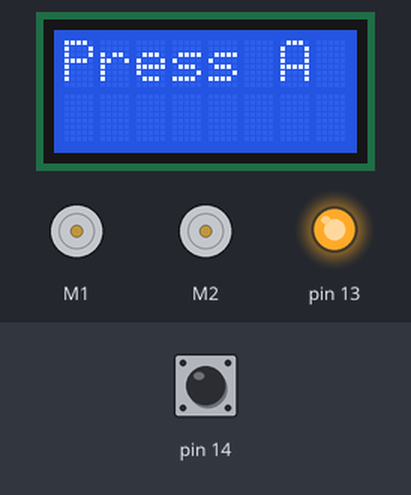
The sketch below on a simulated Arduino Leonardo, built with avr-gcc and run on an emulated ATmega32U4. Parts: 8×2 character LCD, 2 × DC motor (green arrow = forward, orange = backward, longer = faster), output pins drawn as LEDs (lit = HIGH). Inputs (shaded band) come from the test bench; at power-on: pin 14 HIGH.

Above: at 0.8 s.
0.9 s: pin 14 pulled LOW for 0.15 s
At 1.7 s:
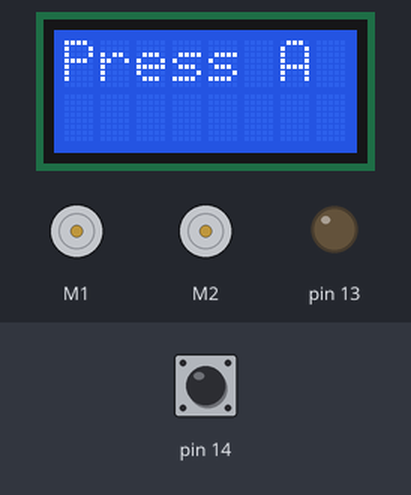
4.0 s: pin 14 pulled LOW for 1 s
At 5.5 s:
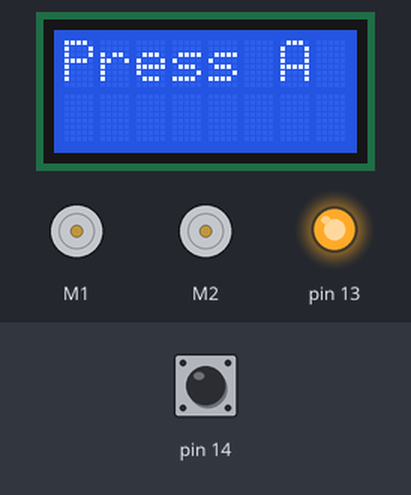
6.5 s: pin 14 pulled LOW for 3.2 s
At 11.05 s:
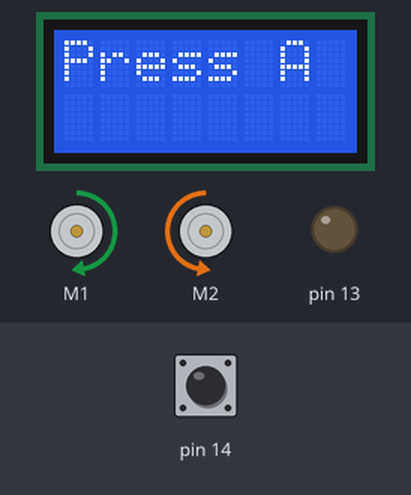
Timing chart, 0 to 18.7 s (numbered marks = the images above; inputs shaded):
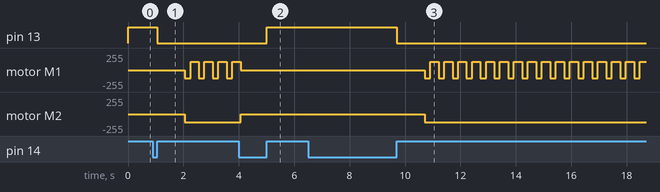

The sketch:

mech16.ino
```cpp
#include <Zumo32U4.h>
#define QTR_THRESHOLD     1000 // ラインセンサの閾値
#define REVERSE_SPEED     200  // 後退スピード
#define TURN_SPEED        200
#define FORWARD_SPEED     200
#define REVERSE_DURATION  200  // 後退時間
#define TURN_DURATION     300  // 旋回時間
Zumo32U4LCD         lcd;
Zumo32U4ButtonA     buttonA;
Zumo32U4Motors      motors;
Zumo32U4LineSensors lineSensors;
unsigned int lineSensorValues[3];
void waitForButtonPres(){
  ledYellow(1);
  lcd.clear();
  lcd.print(F("Press A"));
  buttonA.waitForButton();
  ledYellow(0);
  delay(1000);
}
void setup(){
  lineSensors.initThreeSensors();
  waitForButtonPres();
}
void loop(){
  if(buttonA.isPressed()){
    // ボタンAが押されたら動作を停止する
    motors.setSpeeds(0, 0);
    buttonA.waitForRelease();
    waitForButtonPres();
  }
  lineSensors.read(lineSensorValues);
  if(lineSensorValues[0] < QTR_THRESHOLD){
    // 左側のセンサがラインを検出したら，後退し右側に旋回する
    motors.setSpeeds(-REVERSE_SPEED, -REVERSE_SPEED);
    delay(REVERSE_DURATION);
    motors.setSpeeds(TURN_SPEED, -TURN_SPEED);
    delay(TURN_DURATION);
    motors.setSpeeds(FORWARD_SPEED, FORWARD_SPEED);
  }else if(lineSensorValues[2] < QTR_THRESHOLD){
    // 右側のセンサがラインを検出したら，後退し左側に旋回する
    motors.setSpeeds(-REVERSE_SPEED, -REVERSE_SPEED);
    delay(REVERSE_DURATION);
    motors.setSpeeds(-TURN_SPEED, TURN_SPEED);
    delay(TURN_DURATION);
    motors.setSpeeds(FORWARD_SPEED, FORWARD_SPEED);
  }else{
    // それ以外は直進する
    motors.setSpeeds(FORWARD_SPEED, FORWARD_SPEED);
  }
}
```

Measured:
- after the input at 0.9 s, pin 13: HIGH → LOW after 0.15 s; motor M1: alternates forward 127/255 for 0.30 s and backward 127/255 for 0.20 s, starting after 1.2 s; motor M2: stopped → backward 127/255 after 1.2 s
- after the input at 4.0 s, pin 13: LOW → HIGH after 1.0 s; motor M2: backward 127/255 → stopped after 0.07 s
- after the input at 6.5 s, pin 13: HIGH → LOW after 3.2 s; motor M1: alternates forward 127/255 for 0.30 s and backward 127/255 for 0.20 s, starting after 4.2 s; motor M2: stopped → backward 127/255 after 4.2 s
